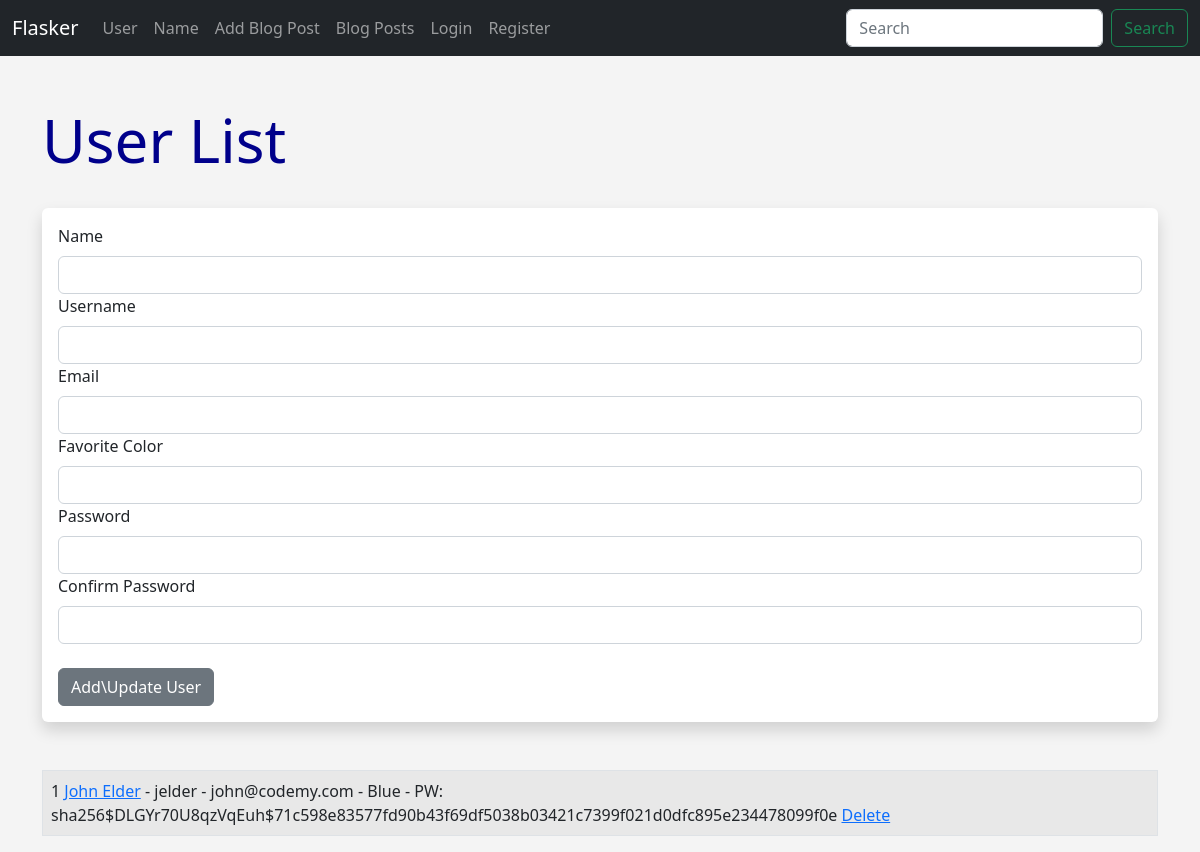
The page /user/add on the database as committed earlier.
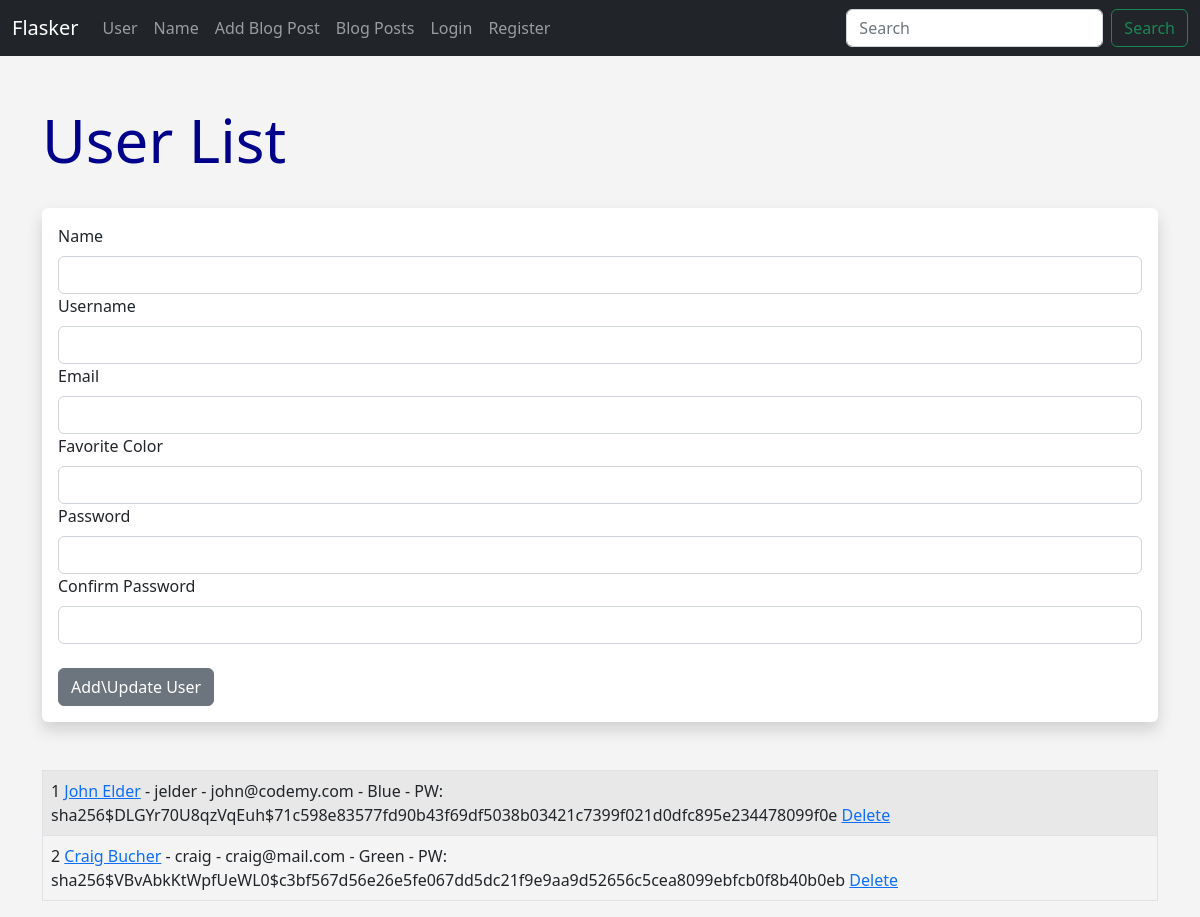
The same page on the database as committed later.
### hello.py (models this page shows, shortened)
class Users(db.Model, UserMixin):
    id = db.Column(db.Integer, primary_key=True) # gets assigned automatically, since primary key
    username = db.Column(db.String(20), nullable=False)
    name = db.Column(db.String(200), nullable=False) # max length=200, cannot be blank
    email = db.Column(db.String(120), nullable=False, unique=True) # must be unique
    date_added = db.Column(db.DateTime, default=datetime.utcnow)
    favorite_color = db.Column(db.String(120))
    password_hash = db.Column(db.String(128))
    @property
    def password(self):
        raise AttributeError('Password is not a readable attribute!') # shows error if something goes wrong

### hello.py (the view, shortened to what this page needs)
@app.route('/user/add', methods=['GET', 'POST'])
def add_user():
    name = None
    form = UserForm()
    our_users = Users.query.order_by(Users.date_added)
    return render_template('add_user.html', form=form, name=name, our_users=our_users)

### hello.py
class UserForm(FlaskForm):
    name = StringField('Name', validators=[DataRequired()])
    username = StringField('Username', validators=[DataRequired()])
    email = StringField('Email', validators=[DataRequired()])
    favorite_color = StringField('Favorite Color')
    password_hash = PasswordField('Password', validators=[DataRequired(), EqualTo('password_hash2')])
    password_hash2 = PasswordField('Confirm Password', validators=[DataRequired()])
    submit = SubmitField('Add\\Update User') # 'submit' button

### templates/add_user.html (shortened to what this page needs)
{% extends 'base.html' %}
{% block content %}
{% if name %}
    <h1>Hello, {{ name}}!</h1>
    <br/>
    <br/><br/>
    {% else %}
    <h1>User List</h1>
    <br/>
    <div class="shadow p-3 mb-5 bg-body rounded">
    <form method="POST">
        {{ form.name.label(class="form-label") }}
        {{ form.name(class="form-control") }}
        {{ form.username.label(class="form-label") }}
        {{ form.username(class="form-control") }}
        {{ form.email.label(class="form-label") }}
        {{ form.email(class="form-control") }}
        {{ form.favorite_color.label(class="form-label") }}
        {{ form.favorite_color(class="form-control") }}
        {{ form.password_hash.label(class="form-label") }}
        {{ form.password_hash(class="form-control") }}
        {{ form.password_hash2.label(class="form-label") }}
        {{ form.password_hash2(class="form-control") }}
        <br/>
        {{ form.submit(class="btn btn-secondary") }}
    </form>
</div>
{% endif %}
<table class="table table-hover table-bordered table-striped">
{% for our_user in our_users %}
    <tr>
    <td>{{ our_user.id }} <a href="{{ url_for('update', id=our_user.id) }}"> {{ our_user.name }}</a> - {{ our_user.username }} - {{ our_user.email }} - {{ our_user.favorite_color }} - PW: {{ our_user.password_hash}} <a href="{{ url_for('delete', id=our_user.id) }}">Delete</a></td>
    </tr>
{% endfor %}
</table>
{% endblock %}

### templates/base.html (shortened to what this page needs)
<!doctype html>
<html lang="en">
  <head>
    <link href="https://cdn.jsdelivr.net/npm/bootstrap@5.2.3/dist/css/bootstrap.min.css" rel="stylesheet">
    <link href="{{ url_for('static', filename='css/style.css') }}" rel="stylesheet">
  </head>
  <body>
    {% include 'navbar.html' %}
  <br/>
  <div class="container">
    {% block content %}
    {% endblock %}
  </div>
  </body>
</html>

### templates/navbar.html (shortened to what this page needs)
<nav class="navbar navbar-expand-md navbar-dark bg-dark mb-4">
    <div class="container-fluid">
      <a class="navbar-brand" href="{{ url_for('index') }}">Flasker</a>
      <div class="collapse navbar-collapse" id="navbarCollapse">
        <ul class="navbar-nav me-auto mb-2 mb-md-0">
          <li class="nav-item">
            <a class="nav-link" href="{{ url_for('user', name='John') }}">User</a>
          </li>
          <li class="nav-item">
            <a class="nav-link" href="{{ url_for('name') }}">Name</a>
          </li>
          <li class="nav-item">
            <a class="nav-link" href="{{ url_for('add_post') }}">Add Blog Post</a>
          </li>
          <li class="nav-item">
            <a class="nav-link" href="{{ url_for('posts') }}">Blog Posts</a>
          </li>
          {% if current_user.is_authenticated %}
          <li class="nav-item">
            <a class="nav-link" href="{{ url_for('dashboard') }}">Dashboard</a>
          </li>
          <li class="nav-item">
            <a class="nav-link" href="{{ url_for('logout') }}">Logout</a>
          </li>
          {% else %}
          <li class="nav-item">
            <a class="nav-link" href="{{ url_for('login') }}">Login</a>
          </li>
          <li class="nav-item">
            <a class="nav-link" href="{{ url_for('add_user') }}">Register</a>
          </li>
          {% endif %}
        </ul>
        <form class="d-flex" role="search">
          <input class="form-control me-2" type="search" placeholder="Search" aria-label="Search">
          <button class="btn btn-outline-success" type="submit">Search</button>
        </form>
      </div>
    </div>
  </nav>

### static/css/style.css (style rules this page uses)
h1 { color: darkblue; font-size: 60px; }
body { background: #f4f4f4; }

Rows that differ between the two databases and show on the page:
added Users: id "2", name "Craig Bucher", username "craig", email "craig@mail.com", favorite_color "Green", password_hash "sha256$VBvAbkKtWpfUeWL0$c3bf567d56e26e5fe067dd5dc21f9e9aa9d52656c5cea8099ebfcb0f8b40b0eb"
